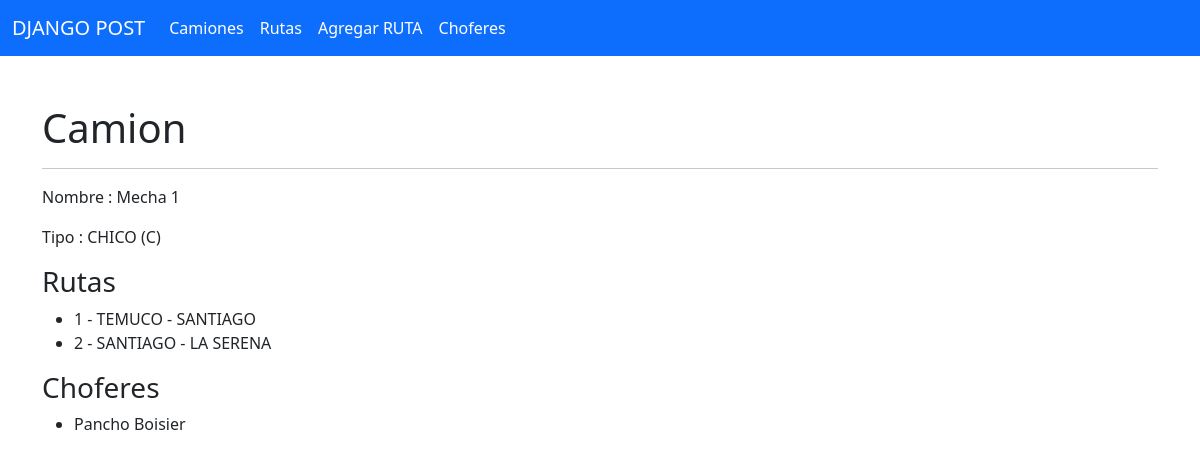
Screenshot of /camion/1 with the database file from the repository.
### app/models.py (models this page shows)
class Camion(models.Model):
    SIZE_CHICO = 'C'
    SIZE_MEDIANO = 'M'
    SIZE_GRANDE = 'G'
    TIPO_CAMION = (
        (SIZE_CHICO, 'CHICO'),
        (SIZE_MEDIANO, 'MEDIANO'),
        (SIZE_GRANDE, 'GRANDE'),
    )
    nombre = models.CharField(max_length=50)
    tipo = models.CharField(max_length=1, choices=TIPO_CAMION, default=SIZE_CHICO)
    created_at = models.DateTimeField(auto_now_add=True)
    updated_at = models.DateTimeField(auto_now=True)

class Ruta(models.Model):
    camion = models.ForeignKey(Camion, related_name="rutas", on_delete=models.CASCADE)
    origen = models.CharField(max_length=100)
    destino = models.CharField(max_length=100)
    created_at = models.DateTimeField(auto_now_add=True)
    updated_at = models.DateTimeField(auto_now=True)
    def __str__(self):
        return f"{self.id} - {self.origen} - {self.destino}"

class Chofer(models.Model):
    camiones = models.ManyToManyField(Camion, related_name="choferes")
    nombre = models.CharField(max_length=50)
    created_at = models.DateTimeField(auto_now_add=True)
    updated_at = models.DateTimeField(auto_now=True)
    def __str__(self):
        return f"{self.nombre}"

### app/views.py (the view)
# urls.py: path('camion/<int:id>', views.camion, name='camion' ),
def camion(request, id):
    if request.method == "GET":
        contexto = {
            'camion': Camion.objects.get(id=id)
        }
        return render(request, 'app/camion.html', contexto)

### app/templates/app/camion.html (shortened to what this page needs)
{% extends "app/base.html"%}
{% block contenido %}
<div class="container mt-5">
    <h1>Camion</h1>
    <hr>
    <p>Nombre : {{camion.nombre}}</p>
    <p>Tipo : {{camion.get_tipo_display}} ({{camion.tipo}})</p>
    <h3>Rutas</h3>
    <ul>
    {% for ruta in camion.rutas.all %}
        <li>{{ruta}}</li>
    {% endfor %}
    </ul>
    <h3>Choferes</h3>
    <ul>
    {% for chofer in camion.choferes.all %}
        <li>{{chofer}}</li>
    {% endfor %}
    </ul>
</div>
{% endblock %}

### rows the page displays
Camion: nombre "Mecha 1", tipo "CHICO", tipo "C"
Ruta: id+origen+destino "1 - TEMUCO - SANTIAGO"
Ruta: id+origen+destino "2 - SANTIAGO - LA SERENA"
Chofer: nombre "Pancho Boisier"
